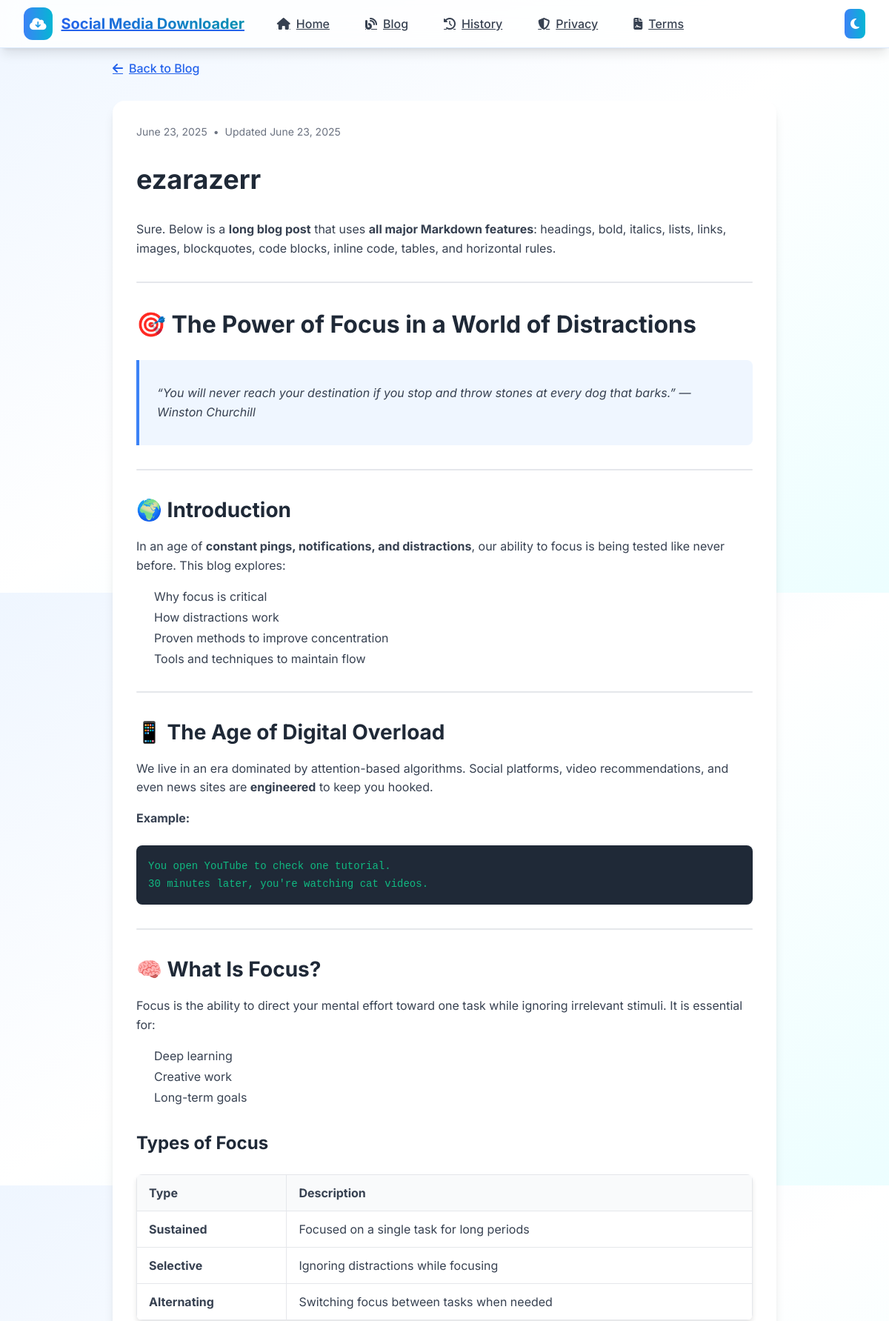
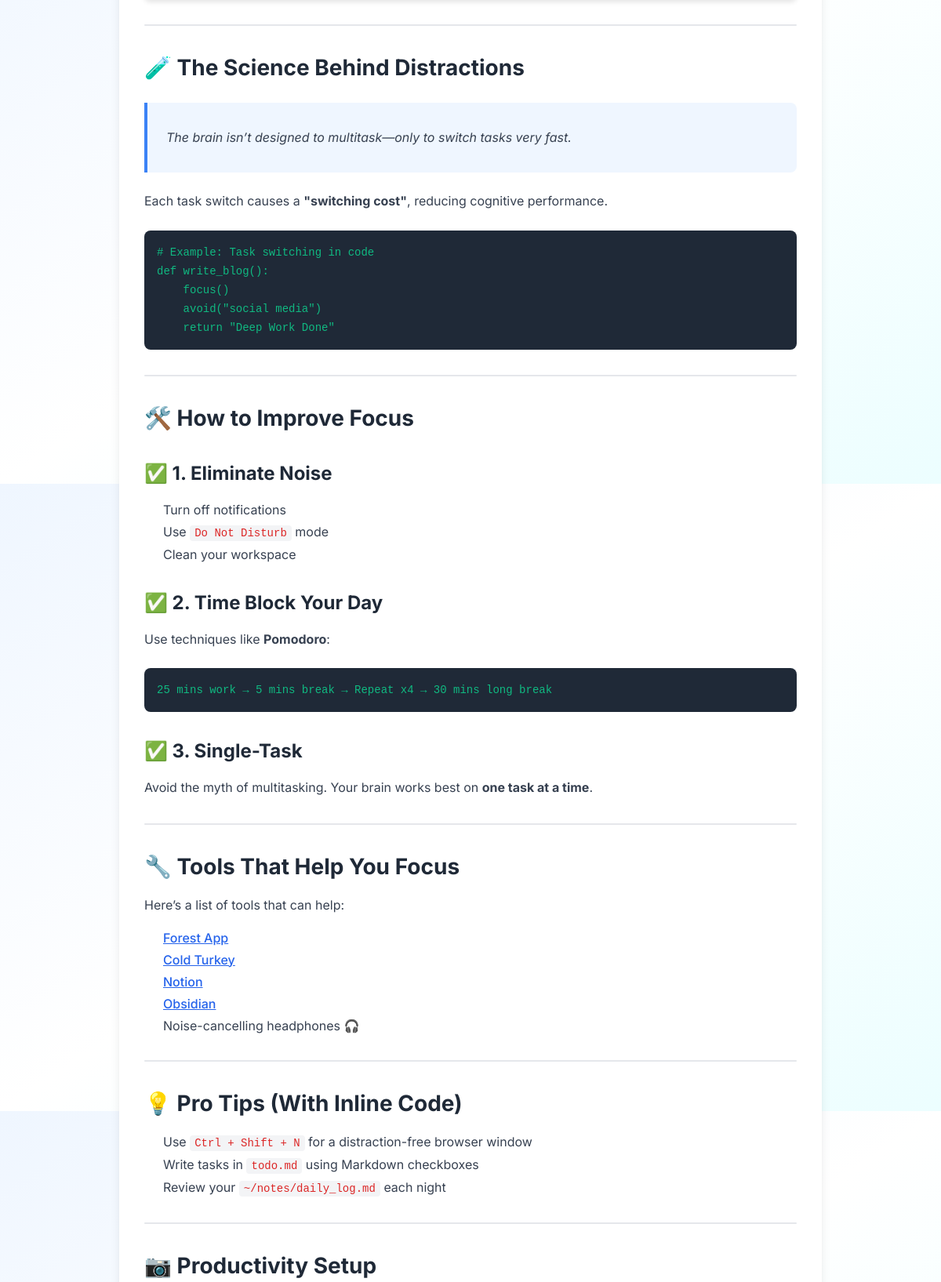
Screenshot of /blog/ezarazerr (upper part) with the database file from the repository (2 pictures, top to bottom).
### utils.py (models this page shows)
class Blog(db.Model):
    __tablename__ = 'blogs'
    id = Column(Integer, primary_key=True)
    title = Column(String(200), nullable=False)
    slug = Column(String(200), nullable=False, unique=True)
    content = Column(db.Text, nullable=False)  # Processed HTML
    raw_content = Column(db.Text, nullable=False)  # Original markdown
    excerpt = Column(String(300))
    thumbnail_data = Column(db.LargeBinary)
    thumbnail_mime_type = Column(String(100))
    thumbnail_style = Column(String(20), default='cover')
    thumbnail_height = Column(Integer, default=192)
    published = Column(db.Boolean, default=False)
    created_at = Column(DateTime, default=datetime.utcnow)
    updated_at = Column(DateTime, default=datetime.utcnow, onupdate=datetime.utcnow)

### routes.py (the view)
@app.route('/blog/<slug>')
def blog_detail(slug):
    blog = Blog.query.filter_by(slug=slug, published=True).first_or_404()
    return render_template('blog/detail.html', blog=blog)

### templates/blog/detail.html (shortened to what this page needs)
{% extends "base.html" %}
{% block content %}
<div class="max-w-4xl mx-auto">
    <div class="mb-8">
        <a href="{{ url_for('blog_list') }}" class="inline-flex items-center text-blue-600 dark:text-blue-400 hover:text-blue-800 dark:hover:text-blue-300">
            <i class="fas fa-arrow-left mr-2"></i>Back to Blog
        </a>
    </div>
    <article class="bg-white dark:bg-gray-800 rounded-2xl shadow-lg p-8 transition-colors duration-300">
        <header class="mb-8">
            <div class="flex items-center text-sm text-gray-500 dark:text-gray-400 mb-4">
                <time>{{ blog.created_at.strftime('%B %d, %Y') }}</time>
                {% if blog.updated_at != blog.created_at %}
                <span class="mx-2">•</span>
                <span>Updated {{ blog.updated_at.strftime('%B %d, %Y') }}</span>
                {% endif %}
            </div>
            <h1 class="text-4xl font-bold text-gray-800 dark:text-white leading-tight">{{ blog.title }}</h1>
        </header>
        <div class="prose prose-lg max-w-none dark:prose-invert">
            {{ blog.content|safe }}
        </div>
    </article>
</div>
{% endblock %}

### templates/blog/detail.html (style rules this page uses)
table { width: 100%; border-collapse: collapse; margin: 24px 0; background: white; border-radius: 8px; overflow: hidden; box-shadow: 0 4px 6px rgba(0,0,0,0.1); }
th, td { padding: 12px 16px; border: 1px solid #e5e7eb; text-align: left; }
th { background: #f9fafb; font-weight: bold; color: #374151; }
td { color: #374151; }
pre { background: #1f2937; color: #10b981; padding: 16px; border-radius: 8px; margin: 24px 0; overflow-x: auto; font-family: 'Courier New', monospace; }
code { background: #f3f4f6; color: #dc2626; padding: 2px 6px; border-radius: 4px; font-size: 0.875rem; font-family: 'Courier New', monospace; }
pre code { background: none; color: inherit; padding: 0; }
blockquote { border-left: 4px solid #3b82f6; padding: 16px 24px; margin: 24px 0; background: #eff6ff; font-style: italic; color: #374151; border-radius: 0 8px 8px 0; }
hr { border: none; height: 2px; background: #e5e7eb; margin: 32px 0; border-radius: 1px; }
h1, h2, h3, h4, h5, h6 { font-weight: bold; margin-top: 32px; margin-bottom: 16px; color: #1f2937; }
h1 { font-size: 2rem; }
h2 { font-size: 1.75rem; }
h3 { font-size: 1.5rem; }
ul, ol { margin: 16px 0; padding-left: 24px; }
li { margin: 4px 0; color: #374151; }
a { color: #2563eb; text-decoration: underline; font-weight: 500; }
p { margin: 16px 0; line-height: 1.6; color: #374151; }

### rows the page displays
Blog: created_at "June 23, 2025", updated_at "June 23, 2025", title "ezarazerr", content "Sure. Below is a long blog post that uses all major Markdown features : headings, bold, italics, lists, links, images, blockquotes, code blocks, inline code, tables, and horizontal rules. 🎯 The Power of Focus in a World of Distractions “You will never reach your destination if you stop and throw stones at every dog that barks.” — Winston Churchill 🌍 Introduction In an age of constant pings, notifications, and distractions , our ability to focus is being tested like never before. This blog explores: Why focus is critical How distractions work Proven methods to improve concentration Tools and techniques to maintain flow 📱 The Age of Digital Overload We live in an era dominated by…"
